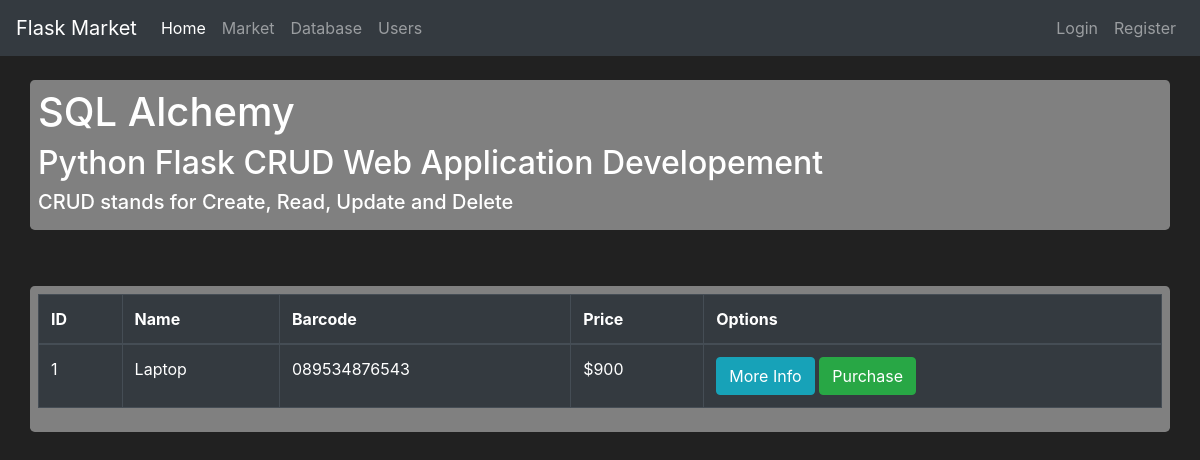
Page /db on the earlier database version.
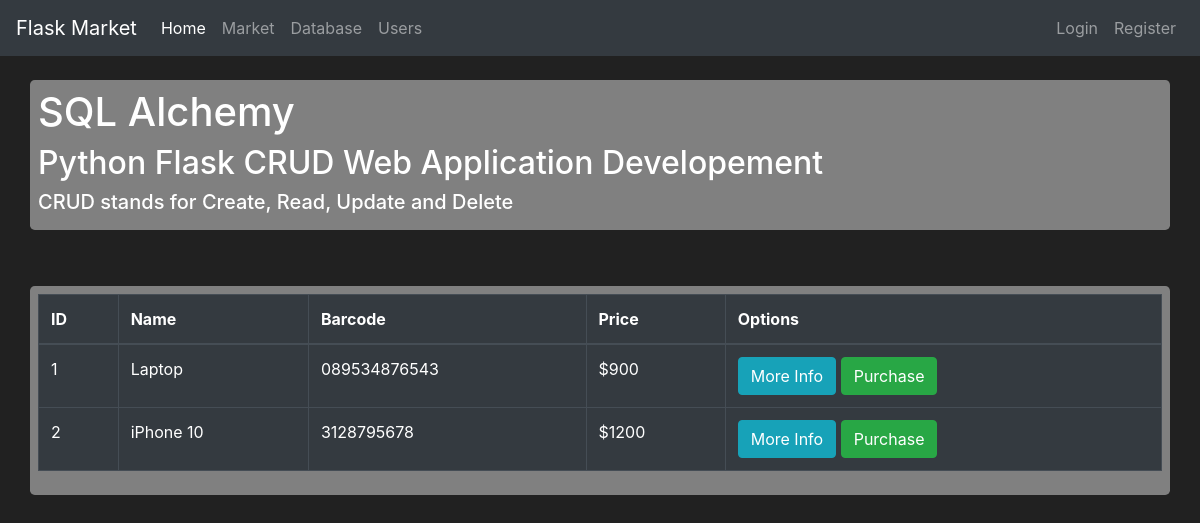
Same page on the later database version.
### sandbox/models.py (models this page shows, shortened)
class Item(db.Model):
    id = db.Column(db.Integer(), primary_key=True)
    name = db.Column(db.String(length=30), nullable=False, unique=True)
    price = db.Column(db.Integer(), nullable=False, unique=True)
    barcode = db.Column(db.String(length=12), nullable=False, unique=True)
    description = db.Column(db.String(2048), nullable=False, unique=True)
    owner = db.Column(db.Integer(), db.ForeignKey('user.id'))

### sandbox/routes.py (the view)
@app.route("/database")
@app.route("/db")
def database_index_page():
    items = Item.query.all()
    return render_template("database_index.html", items=items)

### sandbox/templates/database_index.html (shortened to what this page needs)
{% extends "base.html" %}
{% block content %}
<br><div class="container jumbotron p-2">
    <h1>SQL Alchemy</h1>
    <h2>Python Flask CRUD Web Application Developement</h2>
    <h5>CRUD stands for Create, Read, Update and Delete</h5>
</div>
<br><div class="container jumbotron p-2">
    <table class="table table-hover table-bordered table-dark">
        <thead>
            <tr>
                <th scope="col">ID</th>
                <th scope="col">Name</th>
                <th scope="col">Barcode</th>
                <th scope="col">Price</th>
                <th scope="col">Options</th>
            </tr>
        </thead>
        <tbody>
            {% for item in items %}
                <tr>
                    <td>{{ item.id }}</td>
                    <td>{{ item.name }}</td>
                    <td>{{ item.barcode }}</td>
                    <td>${{ item.price }}</td>
                    <td>
                        <button class="btn btn-outline btn-info">More Info</button>
                        <button class="btn btn-outline btn-success">Purchase</button>
                    </td>
                </tr>
        {% endfor %}
        </tbody>
    </table>
</div>
{% endblock %}

Differences in the rows shown:
added Item: id "2", name "iPhone 10", barcode "3128795678", price "1200"
